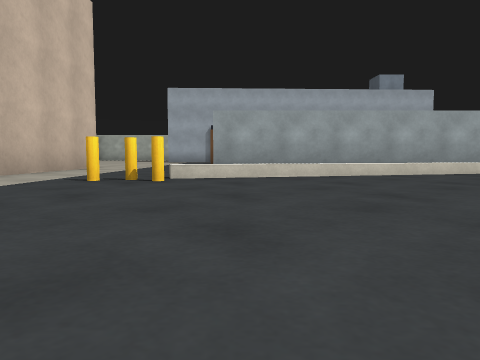
[1] (above)

24 first-person views from a walk through a robot-simulator world made for Gazebo. The camera is 0.5 m above the floor, tilts 4° down and sees 70° across. The floor is counted in squares, 2 m on a side. Each view is taken from the middle of a square. On the plan, view 1 faces up. The plan holds only what a view shows up to about 9 squares ahead; the rest is blank. The place goes on beyond the plan.

[2]
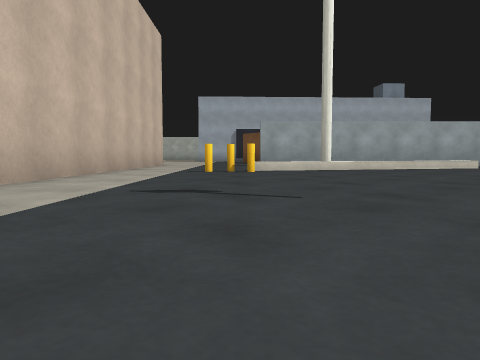

[3]
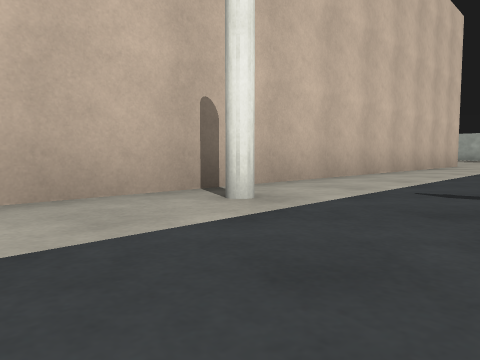

[4]
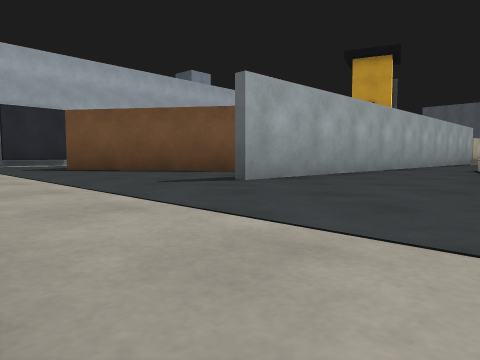

[5]
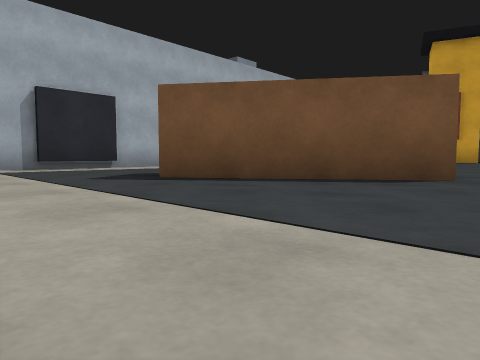

[6]
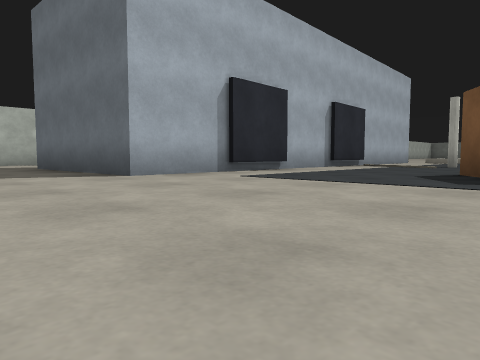

[7]
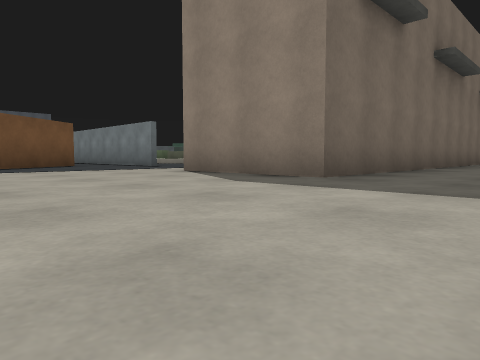

[8]
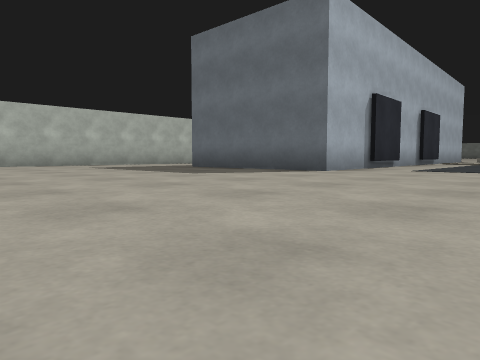

[9]
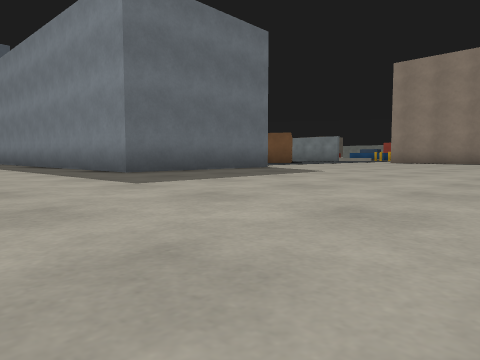

[10]
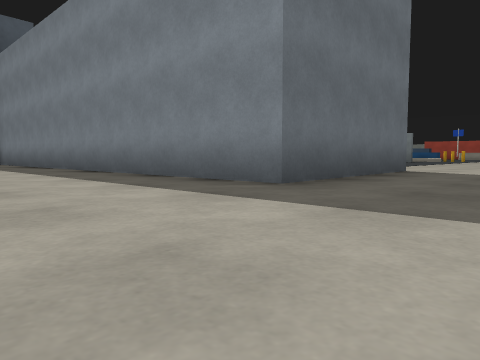

[11]
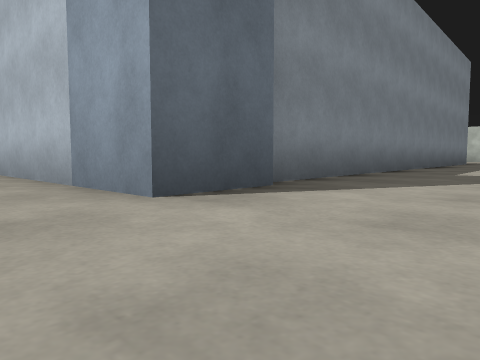

[12]
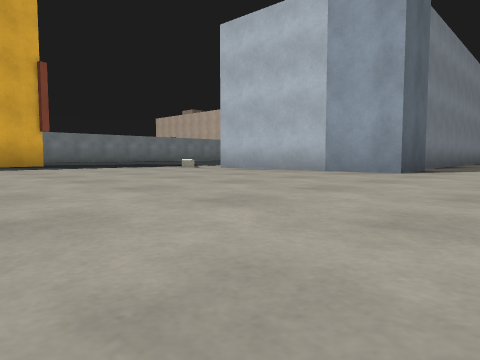

[13]
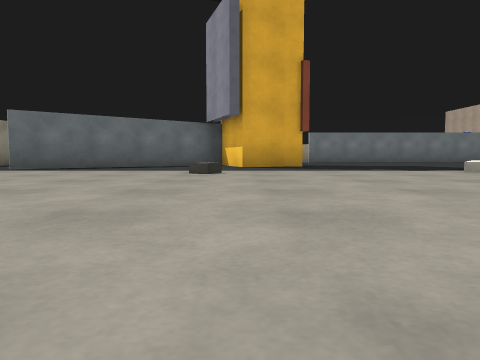

[14]
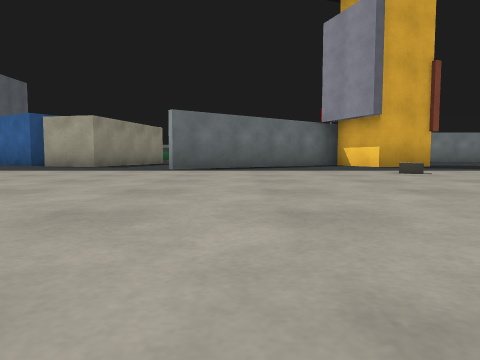

[15]
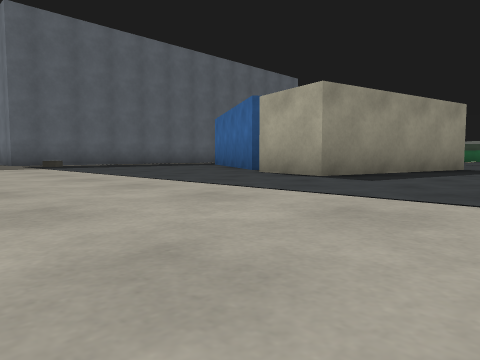

[16]
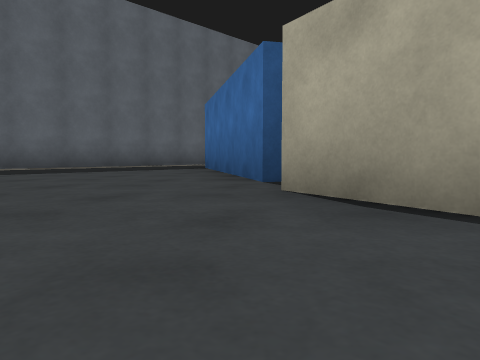

[17]
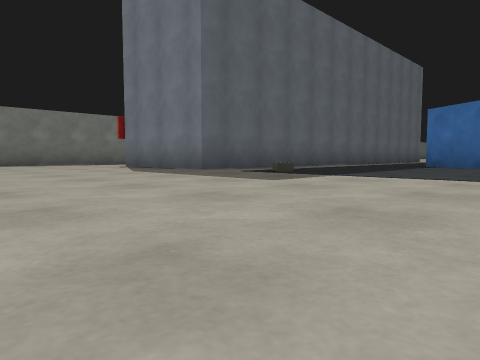

[18]
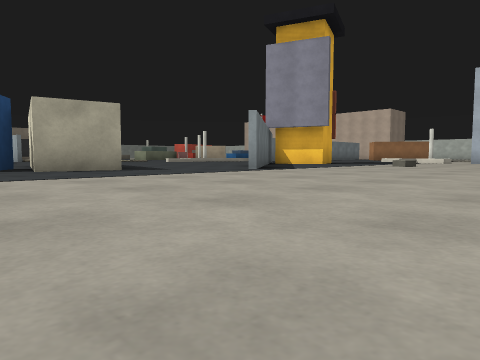

[19]
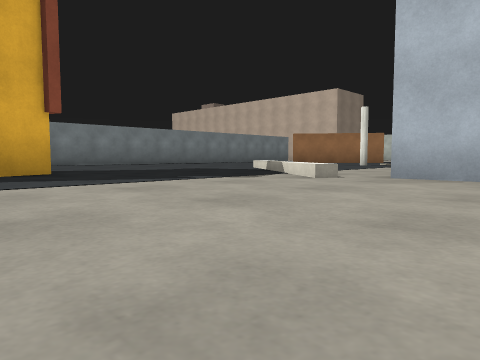

[20]
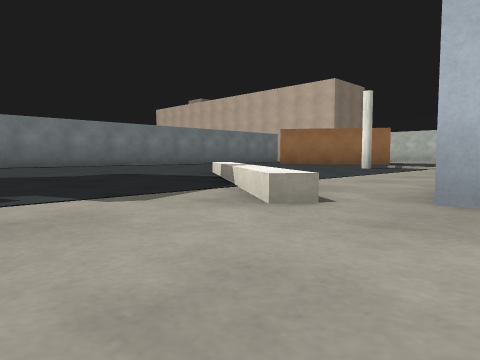

[21]
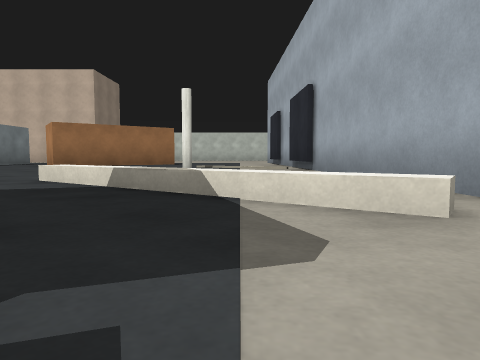

[22]
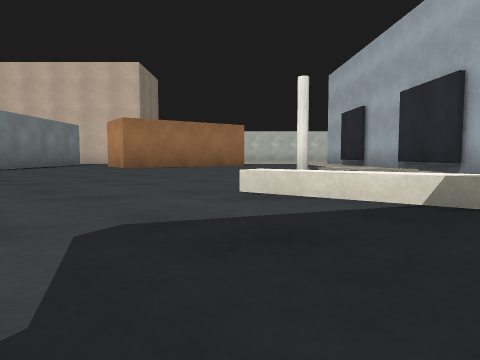

[23]
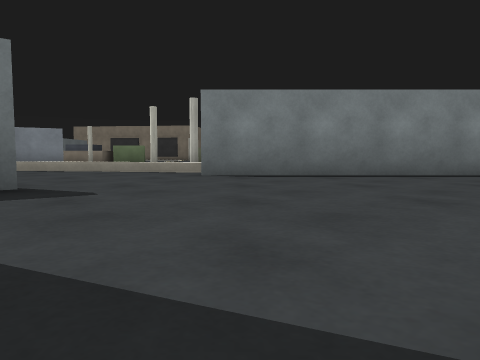

[24]
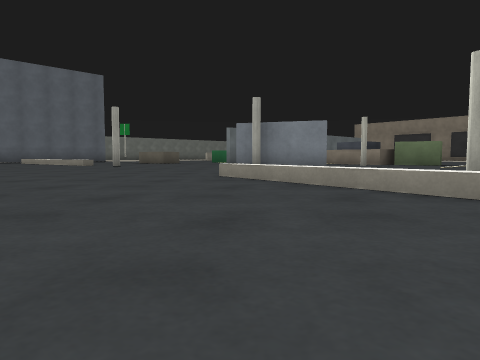

### Floor plan
Key: @ floor where view 1 was taken; # wall or solid block; . main floor; : floor 0.1 m higher than the main floor; B apartment block; G grey box; P pole; S sign; H house; R brown box; C clock; N container; E green box; O other object.
Columns run from 8 left of view 1 to 27 right of it. Each row starts with its distance up from view 1.
 21   ####
 20 .......       ........
 19 ...................... .
 18 ..............HHH........
 17 .....HHHHHHHHH  H................
 16  ....H          H...................
 15  ....H   HH HHHHH...................
 14 .....HHHH..H....G...G...............
 13 ...........:...GG...............G.##
 12 ...........P...G.......##.........#
 11 ........R......G...CC ##...G......#
 10 .......RRR.........C    ..GGNN....#
  9 ........RRR........#     .GG  N...#
  8 .........R............   .G.   N..#
  7  .BBB...######## ..........
  6  .B B...........GGGG........
  5  .B B....GGG.      GGG.....O
  4  .B B..GGG..      PP  ....P
  3   B B.......            ..
  2   B B......           #P
  1   B B.....          ..
  0   B BPPS@:          ..P
 -1     BPP..           ..
 -2     B...             EE

Positions as (right, up) in squares from view 1, and headings:
1: (0, 0), facing up
2: (-1, -2), facing up
3: (-1, -2), facing up-left
4: (-3, 4), facing up-right
5: (-3, 7), facing up-right
6: (-5, 10), facing up-right
7: (-8, 11), facing down-right
8: (-8, 11), facing up-right
9: (-8, 20), facing down-right
10: (-5, 20), facing down-right
11: (9, 20), facing down-left
12: (13, 20), facing down-left
13: (12, 19), facing down
14: (15, 19), facing down
15: (16, 15), facing down-right
16: (18, 13), facing down-right
17: (21, 17), facing down-right
18: (21, 17), facing down-left
19: (12, 16), facing down-left
20: (10, 15), facing down-left
21: (10, 13), facing left
22: (9, 11), facing left
23: (9, 11), facing down
24: (10, 8), facing down-right
